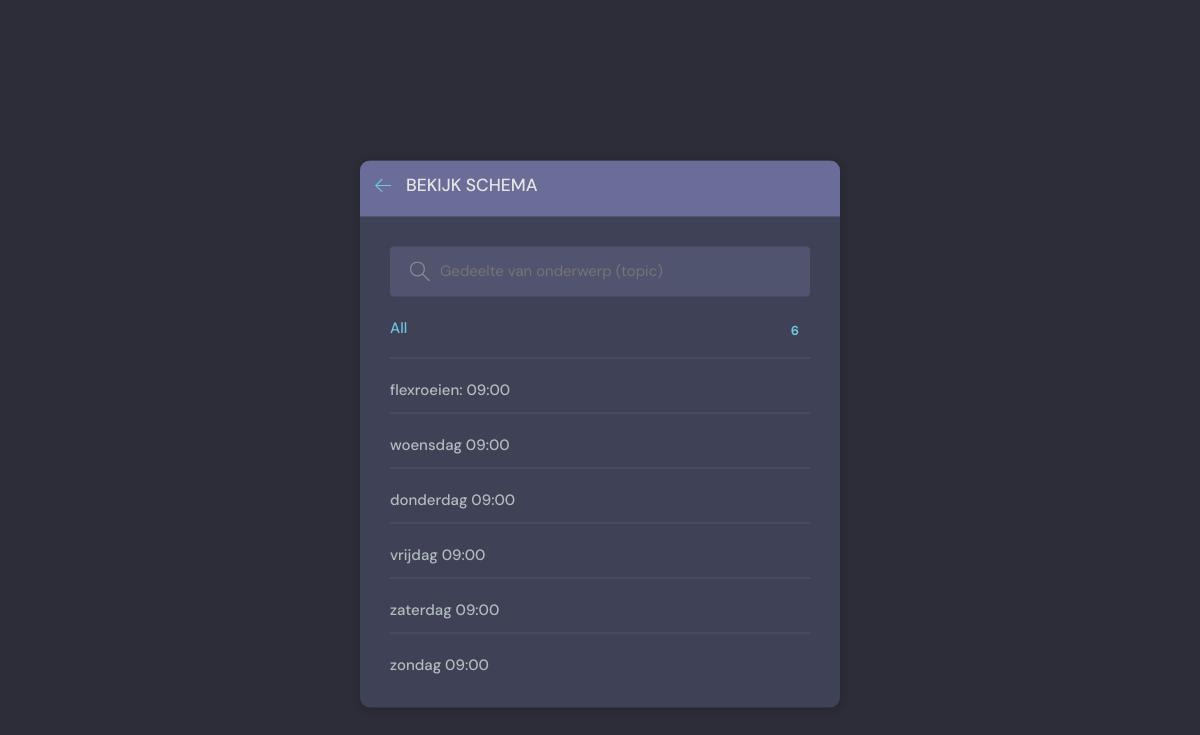
Page /erv-topics/ on the committed database.
### beatrix/models.py (models this page shows, shortened)
class Flexevent(models.Model):
    host = models.ForeignKey(User, on_delete=models.SET_NULL, null=True)
    id = models.AutoField(primary_key=True)
    topic = models.ForeignKey(Topic, on_delete=models.CASCADE,null=True) ##SET_NULL, null=True)
    event_text = models.CharField(max_length=200)
    name = models.CharField(max_length=200)
    description = models.TextField(null=True, blank=True) # database field (can Empty), form field (can Empty)
    pub_date = models.CharField(max_length=35)
    datum = models.DateField(auto_now=False)
    pub_time = models.CharField(max_length=35, default='10:00')
    lid = models.ManyToManyField(User, related_name='deelnemer', blank=True)
    created = models.DateTimeField(default=datetime.now, blank=True)

### beatrix/views.py (the view)
# urls.py: path('erv-topics/', erv_topicsPage, name="erv-topics"),
def erv_topicsPage(request):
    q = request.GET.get('q') if request.GET.get('q') != None else ''
    topics=Flexevent.objects.filter(name__contains=q)[0:6] ##.values_list('topic', flat=True)
    return render(request, 'beatrix/erv-topics.html', {'topics': topics})

### beatrix/templates/beatrix/erv-topics.html (shortened to what this page needs)
{% extends 'erv-base.html' %} {% block content %}
<main class="create-room layout">
  <div class="container">
    <div class="layout__box">
      <div class="layout__boxHeader">
        <div class="layout__boxTitle">
          <a href="{% url 'erv-home' %}">
            <svg
              version="1.1"
              xmlns="http://www.w3.org/2000/svg"
              width="32"
              height="32"
              viewBox="0 0 32 32"
            >
              <title>Terug</title>
              <path
                d="M13.723 2.286l-13.723 13.714 13.719 13.714 1.616-1.611-10.96-10.96h27.625v-2.286h-27.625l10.965-10.965-1.616-1.607z"
              ></path>
            </svg>
          </a>
          <h3>Bekijk Schema</h3>
        </div>
      </div>
      <div class="topics-page layout__body">
        <form action="" method="GET" class="header__search">
          <label>
            <input name="q" placeholder="Gedeelte van onderwerp (topic)" />
          </label>
        </form>
        <ul class="topics__list">
          <li>
            <a href="{% url 'erv-topics' %}" class="active"
              >All <span>{{topics.count}} </span></a
            >
          </li>
          {% for topic in topics %}
          <li>
            <a href="{% url 'erv-home' %}?q={{topic.name}}">{{ topic.name }} <span>{{topic.flexevent_set.all.count}}</span></a>
          </li>
          {% endfor %}
        </ul>
      </div>
    </div>
  </div>
</main>
{% endblock content %}

### static/styles/style.css (style rules this page uses)
:root { --color-main: #71c6dd; --color-main-light: #e1f6fb; --color-dark: #3f4156; --color-dark-medium: #51546e; --color-dark-light: #696d97; --color-light: #e5e5e5; --color-gray: #8b8b8b; --color-light-gray: #b2bdbd; --color-bg: #2d2d39; --color-success: #5dd693; --color-error: #fc4b0b; --phone-width: 460px; --phone-beatrix: flex; --color-beatrix-light: #11b5e7; }
* { font-family: "DM Sans", -apple-system, BlinkMacSystemFont, "Segoe UI", Roboto, Oxygen, Ubuntu, Cantarell, "Open Sans", "Helvetica Neue", sans-serif; margin: 0; padding: 0; box-sizing: border-box; text-rendering: optimizeLegibility; font-size: inherit; }
html { font-size: 56.25%; }
@media only screen and (min-width: 1200px) { html { font-size: 62.5%; } }
body { line-height: 1.6; font-weight: 400; font-size: 1.5rem; color: var(--color-light-gray); background-color: var(--color-bg); min-height: 100vh; }
a { display: inline-block; color: var(--color-main); text-decoration: none; }
.container { max-width: 120rem; width: 90%; margin: auto; }
.header__search>label { background-color: var(--color-dark-medium); padding: 1.3rem 1rem; display: flex; align-items: center; gap: 1rem; border-radius: 4px; }
.header__search svg { fill: var(--color-gray); width: 2rem; height: 2rem; margin-left: 1rem; }
.header__search input { width: 30rem; background: transparent; border: none; outline: none; color: var(--color-light); }
.layout { margin-top: 2.4rem; }
.layout>.container { display: flex; justify-content: space-between; align-items: flex-start; }
.layout__box { width: 90%; max-width: 48rem; min-height: 40rem; position: absolute; top: 50%; left: 50%; transform: translate(-50%, -46%); background-color: var(--color-dark); border-radius: 1rem; box-shadow: 1px 1px 6px 3px rgba(0, 0, 0, 0.1); overflow: hidden; }
.layout__boxHeader { display: flex; padding: 1.5rem; background-color: var(--color-dark-light); }
.layout__boxTitle { display: flex; gap: 1.5rem; align-items: center; }
.layout__boxTitle h3 { text-transform: uppercase; font-weight: 500; color: var(--color-light); }
.layout__boxTitle svg { width: 1.6rem; height: 1.6rem; fill: var(--color-main); }
.layout__body { margin: 3rem; }
.topics__list { list-style: none; }
.topics__list li a { display: flex; justify-content: space-between; margin-bottom: 3rem; font-weight: 500; color: var(--color-light-gray); transition: all 0.3s ease-in-out; }
.topics__list li a.active, .topics__list li a:hover { color: var(--color-main); }
.topics__list li a span { padding: 0.5rem 1rem; background-color: var(--color-dark); border-radius: 3px; font-size: 1.3rem; font-weight: 700; letter-spacing: 1px; }
.topics-page .topics__list li:not(:last-child) a { margin: 2rem 0; padding-bottom: 1rem; text-decoration: none; border-bottom: 1px solid var(--color-dark-medium); }
.topics-page .header__search { display: block; }

### rows in the picture
Flexevent: name "flexroeien: 09:00"
Flexevent: name "woensdag 09:00"
Flexevent: name "donderdag 09:00"
Flexevent: name "vrijdag 09:00"
Flexevent: name "zaterdag 09:00"
Flexevent: name "zondag 09:00"

### other values in the picture
{{ topics.count }} "6"
